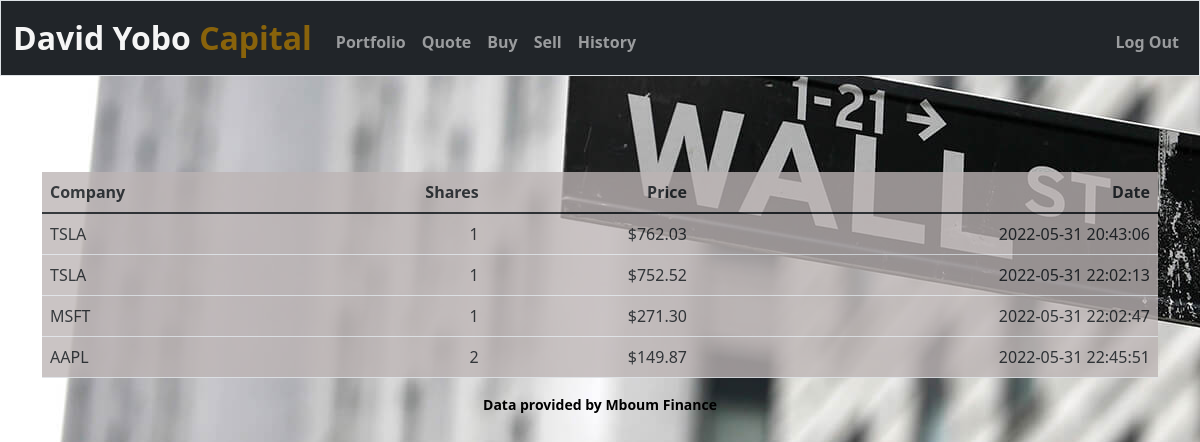
Screenshot of /history (signed in) with the database file from the repository.
### tables this page shows
CREATE TABLE transactions (user INTEGER NOT NULL, company TEXT NOT NULL, symbol TEXT NOT NULL, type TEXT NOT NULL, price NUMERIC NOT NULL, shares INTEGER NOT NULL, total NUMERIC NOT NULL, timing NOT NULL, dollarprice TEXT, FOREIGN KEY(user) REFERENCES users(id));

### app.py (the view)
@app.route("/history")
@login_required
def history():
    been_trading = db.execute("SELECT * FROM transactions WHERE user = ?", session["user_id"])
    if been_trading:
        return render_template("history.html", data=been_trading)
    else:
        return render_template("emptyhistory.html")

### app.py (called while the page is built)
@app.after_request
def after_request(response):
    response.headers["Cache-Control"] = "no-cache, no-store, must-revalidate"
    response.headers["Expires"] = 0
    response.headers["Pragma"] = "no-cache"
    return response

### helpers.py (called while the page is built)
def login_required(f):
    @wraps(f)
    def decorated_function(*args, **kwargs):
        if session.get("user_id") is None:
            return redirect("/login")
        return f(*args, **kwargs)
    return decorated_function

### templates/history.html (shortened to what this page needs)
{% extends "layout.html" %}
{% block main %}
<main class="container py-5 text-center">
  <div style="background-color: rgba(189, 181, 181, 0.87); opacity:0.9;">
  <table class="table">
    <thead>
      <tr>
         <th class="text-start">Company</th>
         <th class="text-end">Shares</th>
         <th class="text-end">Price</th>
         <th class="text-end">Date</th>
      </tr>
    </thead>
    <tbody>
      {% for row in data %}
       <tr>
          <td class="text-start">{{ row.symbol }}</td>
          <td class="text-end">{{ row.shares }}</td>
          <td class="text-end">{{ row.dollarprice }}</td>
          <td class="text-end">{{ row.timing }}</td>
       </tr>
      {% endfor %}
    </tbody>
  </table>
  </div>
{% endblock %}

### templates/layout.html (style rules this page uses)
body { background-image: url('static/background.jpg'); }

### rows the page displays
transactions: symbol "TSLA", shares "1", dollarprice "$762.03", timing "2022-05-31 20:43:06"
transactions: symbol "TSLA", shares "1", dollarprice "$752.52", timing "2022-05-31 22:02:13"
transactions: symbol "MSFT", shares "1", dollarprice "$271.30", timing "2022-05-31 22:02:47"
transactions: symbol "AAPL", shares "2", dollarprice "$149.87", timing "2022-05-31 22:45:51"
